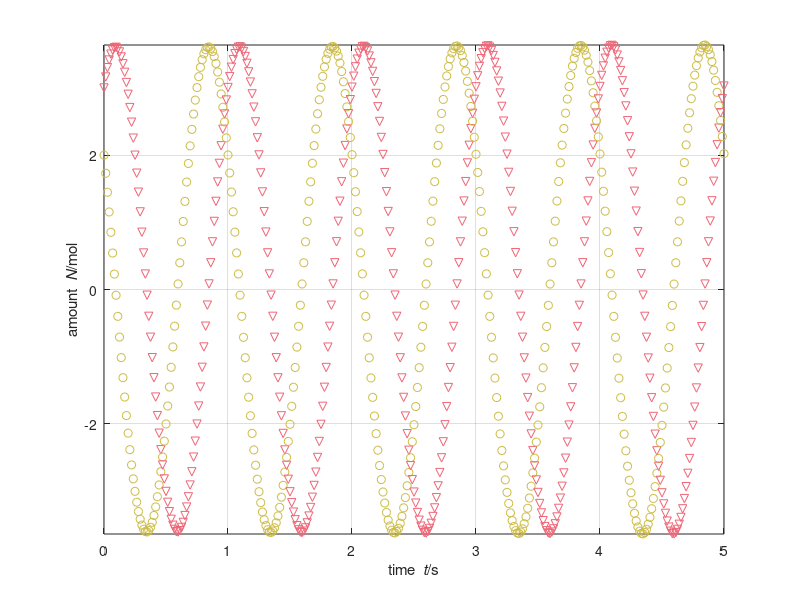

Here is the MATLAB script that generated this plot:
%%% Numerical time integration of imaginary chemical reaction

%% Constants
lambda = 6.283; % s^-1: conversion rate

%% Initial conditions
t = 0; % s: initial time
Na = 2; % mol: volume content substance a
Nb = 3; % mol: volume content substance b

%% Boundary conditions
Ja = 0; % mol/s: influx substance a
Jb = 0; % mol/s: influx substance b

%% Time-iteration parameters
t1 = 5; % s: duration of time integration
dt = 0.0001; % s: time step %@

%% Plotting
dtplot = t1/360; % time interval between plots
tplot = dtplot; % time for next plot
figure
plot(t, Na, 'o', 'color', '#CCBB44'); hold on
plot(t, Nb, 'v', 'color', '#EE6677')
xlabel('time {\it t}/s'); ylabel('amount {\it N}/mol')
axis tight; xlim([0, t1]); grid on %@

%% Numerical time integration
while t < t1
  %% constitutive relations
  Ra = -lambda * Nb;
  Rb = lambda * Na;

  %% step forward in time with balance laws
  t = t + dt;
  Na = Na + (Ja + Ra) * dt;
  Nb = Nb + (Jb + Rb) * dt; %@

  %% plot
  if t > tplot
    plot(t, Na, 'o', 'color', '#CCBB44')
    plot(t, Nb, 'v', 'color', '#EE6677')
    pause(0)
    tplot = tplot + dtplot;
  end %@
end
